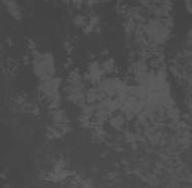
#> input picture pics/1.jpg, 192 x 188 px
$ python harris.py 1.jpg
#> lines starting #> are read from the running program, lines starting #| are printed output that depends on the picture; after the words box and inside, x2 and y2 are one past the last pixel; in counts of white or black regions, pixels touching at a corner belong together
import sys
import cv2 as cv
import numpy as np

assert len(sys.argv) > 1, "Pass one Image as param"

filename = sys.argv[1]
img = cv.imread(filename)
#> img is the input picture: shape (188, 192, 3); min 64, max 98, mean 76.5
gray = cv.cvtColor(img,cv.COLOR_BGR2GRAY)

gray = np.float32(gray)
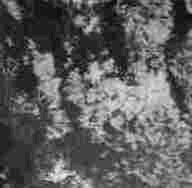
#> gray: shape (188, 192) float32; min 64, max 98, mean 76.5; drawn with min black and max white
dst = cv.cornerHarris(gray,2,3,0.04)
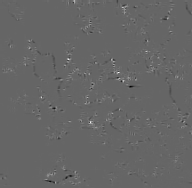
#> dst: shape (188, 192) float32; min -1923.3, max 2890.2, mean 10.8; drawn with min black and max white

#result is dilated for marking the corners, not important
dst = cv.dilate(dst,None)
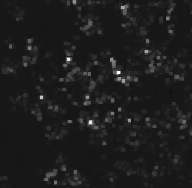
#> dst: shape (188, 192) float32; min -286.5, max 2890.2, mean 83.7; drawn with min black and max white

# Threshold for an optimal value, it may vary depending on the image.
img[dst>0.01*dst.max()]=[0,0,255]
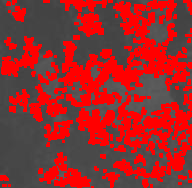
#> img: shape (188, 192, 3); mean B, G, R 44.4, 44.4, 148.2

cv.imshow('dst',img)
if cv.waitKey(0) & 0xff == 27:
#> (key Esc is pressed here)
    cv.destroyAllWindows()

$ run again, on pics/1420501796.jpg
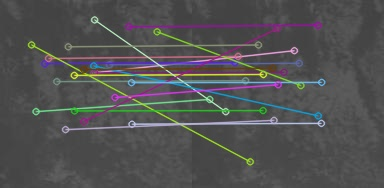
#> input picture pics/1420501796.jpg, 384 x 188 px
#> img is the input picture: shape (188, 384, 3); mean B, G, R 81.8, 81.3, 81.5
#> `dst = cv.cornerHarris(gray,2,3,0.04)`:
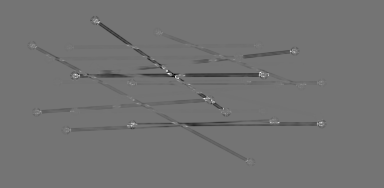
#> dst: shape (188, 384) float32; min -7809388, max 9340002, mean -89696.1; drawn with min black and max white
#> `img[dst>0.01*dst.max()]=[0,0,255]`:
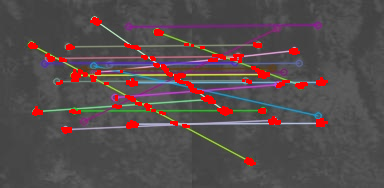
#> img: shape (188, 384, 3); 3.83% of pixels changed, all inside (x1, y1, x2, y2) = (28, 17, 328, 166)
